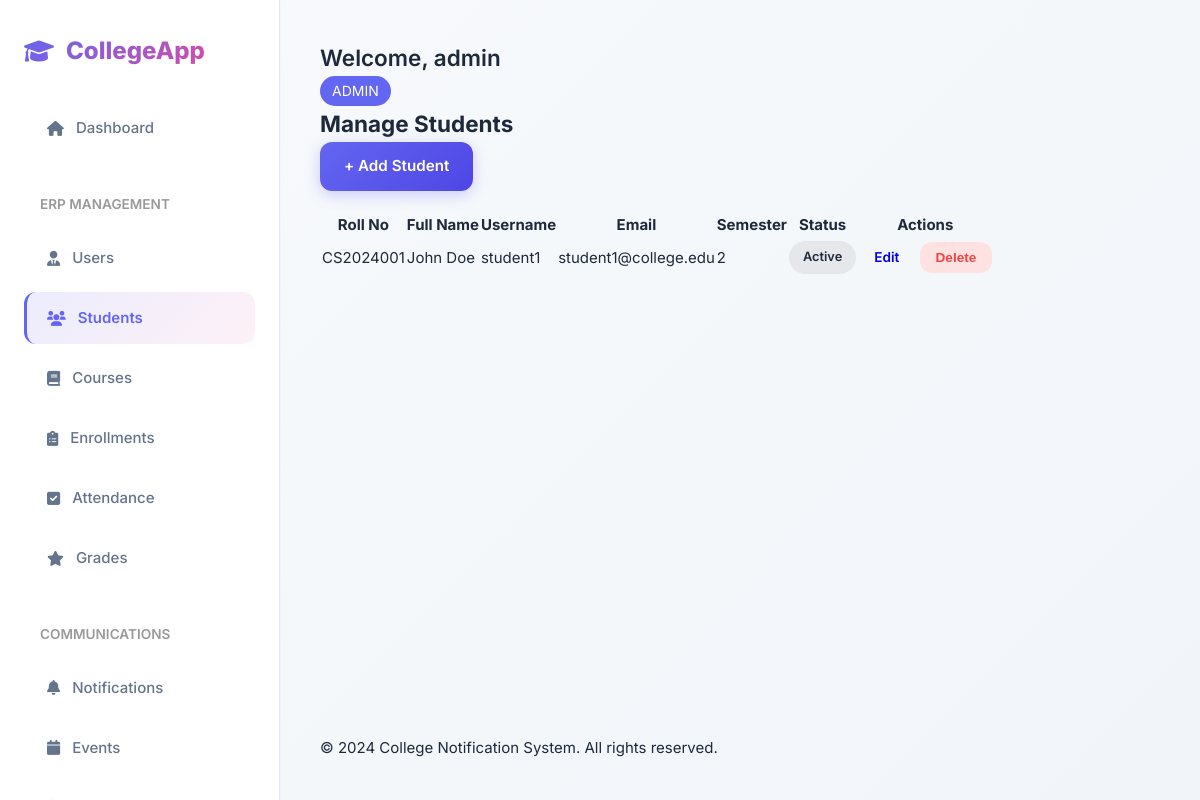
/admin/students (signed in), run on the app's committed database.
### tables this page shows
CREATE TABLE students (
  id INTEGER PRIMARY KEY AUTOINCREMENT,
  user_id INTEGER UNIQUE NOT NULL,
  roll_no TEXT UNIQUE NOT NULL,
  full_name TEXT NOT NULL,
  date_of_birth TEXT,
  phone TEXT,
  address TEXT,
  semester INTEGER DEFAULT 1,
  is_active INTEGER DEFAULT 1,
  created_at TEXT DEFAULT (datetime('now','localtime')),
  FOREIGN KEY (user_id) REFERENCES users(id) ON DELETE CASCADE
);

CREATE TABLE users (
  id INTEGER PRIMARY KEY AUTOINCREMENT,
  username TEXT UNIQUE NOT NULL,
  password TEXT NOT NULL,
  email TEXT,
  role TEXT NOT NULL,  -- 'admin', 'faculty', or 'student'
  created_at TEXT DEFAULT (datetime('now','localtime'))
);

### app.py (the view)
@app.route('/admin/students')
@login_required(role='admin')
def manage_students():
    db = get_db()
    students = db.execute("""
        SELECT s.id, s.roll_no, s.full_name, s.semester, u.username, u.email, s.is_active
        FROM students s
        JOIN users u ON s.user_id = u.id
        ORDER BY s.roll_no
    """).fetchall()
    return render_template('manage_students.html', students=students)

### app.py (called while the page is built)
def get_db():
    if 'db' not in g:
        g.db = sqlite3.connect(DB)
        g.db.row_factory = sqlite3.Row
        g.db.execute("PRAGMA foreign_keys = ON")
    return g.db

### templates/manage_students.html (shortened to what this page needs)
{% extends "base.html" %}
{% block content %}
<div class="container mt-4">
    <h2>Manage Students</h2>
    <a href="{{ url_for('add_student') }}" class="btn btn-primary mb-3">+ Add Student</a>
    <div class="table-responsive">
        <table class="table table-striped table-hover">
            <thead class="table-dark">
                <tr>
                    <th>Roll No</th>
                    <th>Full Name</th>
                    <th>Username</th>
                    <th>Email</th>
                    <th>Semester</th>
                    <th>Status</th>
                    <th>Actions</th>
                </tr>
            </thead>
            <tbody>
                {% for student in students %}
                <tr>
                    <td>{{ student['roll_no'] }}</td>
                    <td>{{ student['full_name'] }}</td>
                    <td>{{ student['username'] }}</td>
                    <td>{{ student['email'] }}</td>
                    <td>{{ student['semester'] }}</td>
                    <td>
                        {% if student['is_active'] %}
                            <span class="badge bg-success">Active</span>
                        {% else %}
                            <span class="badge bg-danger">Inactive</span>
                        {% endif %}
                    </td>
                    <td>
                        <a href="{{ url_for('edit_student', id=student['id']) }}" class="btn btn-sm btn-warning">Edit</a>
                        <button class="btn btn-sm btn-danger" onclick="deleteStudent({{ student['id'] }})">Delete</button>
                    </td>
                </tr>
                {% endfor %}
            </tbody>
        </table>
    </div>
</div>
{% endblock %}

### static/style.css (style rules this page uses)
:root { --primary: #6366f1; --primary-dark: #4f46e5; --secondary: #ec4899; --success: #10b981; --warning: #f59e0b; --danger: #ef4444; --bg-body: #f8fafc; --bg-card: #ffffff; --text-main: #1e293b; --text-muted: #64748b; --border: #e2e8f0; --shadow: 0 10px 15px -3px rgba(0, 0, 0, 0.1); --shadow-sm: 0 1px 2px 0 rgba(0, 0, 0, 0.05); --radius: 0.75rem; --font-sans: 'Inter', system-ui, -apple-system, sans-serif; }
* { box-sizing: border-box; margin: 0; padding: 0; }
body { font-family: var(--font-sans); background: linear-gradient(135deg, #f8fafc 0%, #f1f5f9 100%); color: var(--text-main); line-height: 1.6; font-size: 15px; min-height: 100vh; display: flex; flex-direction: column; }
.btn { display: inline-flex; align-items: center; justify-content: center; padding: 0.75rem 1.5rem; border-radius: var(--radius); font-weight: 600; text-decoration: none; transition: all 0.3s ease; border: none; cursor: pointer; gap: 0.5rem; font-size: 0.95rem; }
.btn-primary { background: linear-gradient(135deg, var(--primary), var(--primary-dark)); color: white; box-shadow: 0 4px 15px rgba(99, 102, 241, 0.3); }
.btn-danger { background: #fee2e2; color: var(--danger); }
.btn-sm { padding: 0.5rem 1rem; font-size: 0.85rem; }
.badge { display: inline-block; padding: 0.375rem 0.875rem; border-radius: 99px; font-size: 0.8rem; font-weight: 600; background: #e5e7eb; color: var(--text-main); }

### templates/manage_students.html (style rules this page uses)
.container { max-width: 1000px; }
.table { margin-top: 20px; }

### data on the page
students: roll_no "CS2024001", full_name "John Doe", username "student1", email "student1@college.edu", semester "2", is_active "Active"

### other printed values
{{ session.user }} "admin"
{{ session.role|upper }} "ADMIN"
